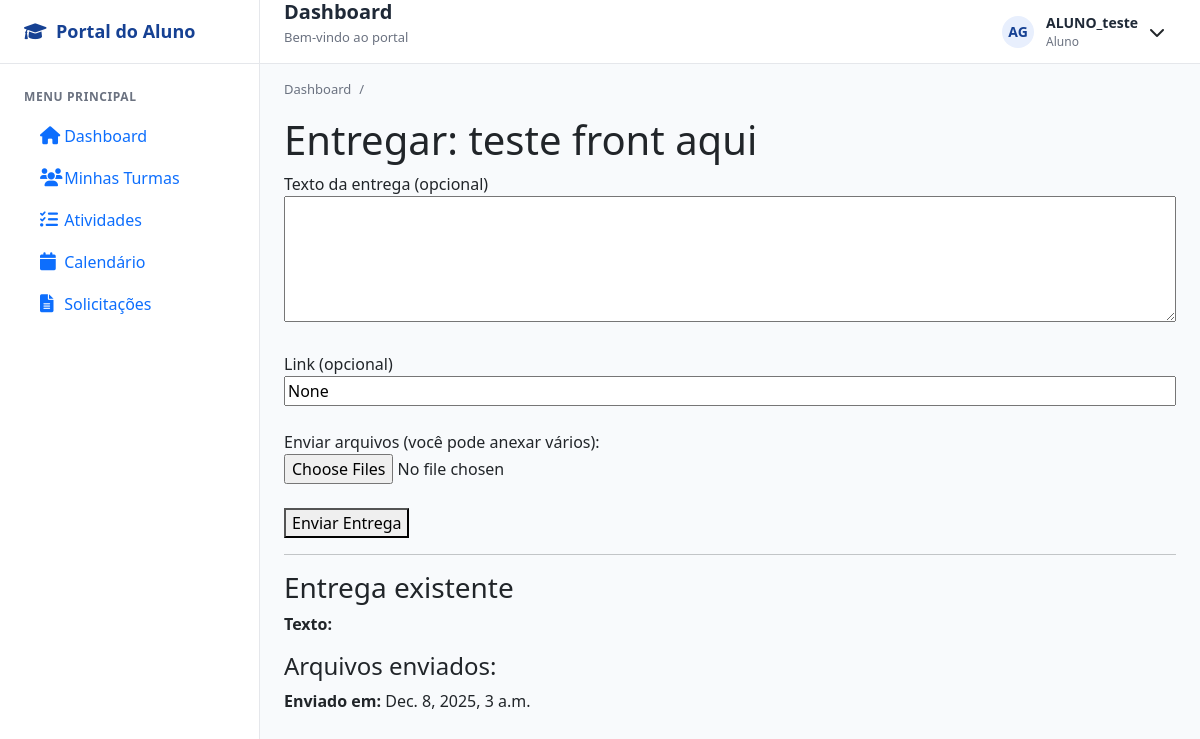
/atividades/aluno/atividade/11/entregar/ (signed in), run on the app's committed database.
### login/models.py (models this page shows, shortened)
class Usuario(AbstractUser):
    TIPO_USUARIO = [
        ('aluno', 'Aluno'),
        ('professor', 'Professor'),
        ('secretaria', 'Secretaria'),
    ]
    usuario_id = models.AutoField(primary_key=True)
    nome = models.CharField('Nome', max_length=100, blank=True, null=True)
    sobrenome = models.CharField('Sobrenome', max_length=100, blank=True, null=True)
    email = models.EmailField('E-mail', unique=True, default=None)
    data_nascimento = models.DateField('Data de Nascimento', blank=True, null=True)
    contato = models.CharField(max_length=20, unique=True, blank=True, null=True)
    cpf = models.CharField(max_length=14, unique=True, blank=True, null=True)
    endereco = models.TextField('Endereço', blank=True, null=True)
    tipo = models.CharField(max_length=10, choices=TIPO_USUARIO)
    USERNAME_FIELD = 'email'
    REQUIRED_FIELDS = ['nome','sobrenome','cpf', 'tipo', 'username' ]
    class Meta:
        db_table = 'Usuario'

### atividades/models.py (models this page shows)
class Atividade(models.Model):
    TIPO_ARQUIVO = [
        ('pdf', 'PDF'),
        ('doc', 'DOC'),
        ('docx', 'DOCX'),
        ('imagem', 'Imagem'),
        ('outro', 'Outro'),
    ]
    atividade_id = models.AutoField(primary_key=True)
    turma = models.ForeignKey('cursos.Turma', on_delete=models.CASCADE)
    tipo = models.ForeignKey(TipoAtividade, on_delete=models.SET_NULL, null=True, blank=True) # Novo campo
    titulo = models.CharField(max_length=200)
    descricao = models.TextField(blank=True, null=True)
    tipo_material = models.CharField(max_length=10, choices=TIPO_ARQUIVO, blank=True, null=True)
    url_material = models.URLField(blank=True, null=True)
    arquivo = models.FileField(upload_to='atividades_files/', blank=True, null=True)
    data_entrega = models.DateTimeField(blank=True, null=True)
    class Meta:
        db_table = 'Atividades'

class AtividadeEntregue(models.Model):
    atividade_entregue_id = models.AutoField(primary_key=True)
    atividade = models.ForeignKey(Atividade, on_delete=models.CASCADE)
    matricula = models.ForeignKey('cursos.Matricula', on_delete=models.CASCADE)
    texto = models.TextField(blank=True, null=True)
    tipo_arquivo = models.CharField(max_length=10, choices=Atividade.TIPO_ARQUIVO, blank=True, null=True)
    url_arquivo = models.URLField(blank=True, null=True)
    data_entrega = models.DateTimeField(auto_now_add=True)
    nota = models.DecimalField(max_digits=5, decimal_places=2, blank=True, null=True)
    class Meta:
        db_table = 'AtividadesEntregues'
        unique_together = ['atividade', 'matricula']

### atividades/views.py (the view)
# urls.py: path('atividade/<int:atividade_id>/entregar/', views.entregar_atividade, name='entregar_atividade'),
@login_required
def entregar_atividade(request, atividade_id):
    if request.user.tipo != 'aluno':
        return HttpResponse("Apenas alunos podem entregar atividades.", status=403)
    atividade = get_object_or_404(Atividade, pk=atividade_id)
    from cursos.models import Matricula
    try:
        aluno = request.user.aluno
    except:
        return HttpResponse('Aluno não encontrado', status=404)
    matricula = Matricula.objects.filter(aluno=aluno, turma=atividade.turma).first()
    if not matricula:
        return HttpResponse('Aluno não matriculado nesta turma', status=403)
    entrega = AtividadeEntregue.objects.filter(atividade=atividade, matricula=matricula).first()
    if request.method == 'POST':
        form = EntregaForm(request.POST, request.FILES, instance=entrega)
        if form.is_valid():
            entrega_obj = form.save(commit=False)
            entrega_obj.atividade = atividade
            entrega_obj.matricula = matricula
            uploaded = request.FILES.get('arquivo_upload')
            if uploaded:
                entrega_obj.url_arquivo = uploaded.name
            entrega_obj.save()
            return redirect('atividades:aluno_listar_atividades')
    else:
        form = EntregaForm(instance=entrega)
    return render(request, 'atividades/entregar_atividade.html', {
        'form': form,
        'atividade': atividade,
        'entrega': entrega
    })

### atividades/forms_extra.py
class EntregaForm(forms.ModelForm):
    class Meta:
        model = AtividadeEntregue
        fields = ['texto', 'url_arquivo', 'tipo_arquivo']
    arquivo_upload = forms.FileField(required=False)
    def __init__(self, *args, **kwargs):
        super().__init__(*args, **kwargs)
        for field in self.fields.values():
            field.widget.attrs.update({'class': 'form-control'})

### atividades/templates/atividades/entregar_atividade.html (shortened to what this page needs)
{% extends 'aluno/base.html' %}
{% block content %}
<h1>Entregar: {{ atividade.titulo }}</h1>
<form method="post" enctype="multipart/form-data">
    <label for="texto">Texto da entrega (opcional)</label><br>
    <textarea name="texto" id="texto" rows="5" style="width:100%;">{{ entrega.texto }}</textarea>
    <br><br>
    <label for="url_arquivo">Link (opcional)</label><br>
    <input type="url" name="url_arquivo" id="url_arquivo" style="width:100%;" value="{{ entrega.url_arquivo }}">
    <br><br>
    <label for="arquivos">Enviar arquivos (você pode anexar vários):</label><br>
    <input type="file" name="arquivos" id="arquivos" multiple>
    <br><br>
    <button type="submit">Enviar Entrega</button>
</form>
{% if entrega %}
<hr>
<h3>Entrega existente</h3>
<p><strong>Texto:</strong> {{ entrega.texto }}</p>
<h4>Arquivos enviados:</h4>
<p><strong>Enviado em:</strong> {{ entrega.data_entrega }}</p>
{% endif %}
{% endblock %}

### aluno/templates/aluno/base.html (shortened to what this page needs)
{% load static %}
<!DOCTYPE html>
<html lang="pt-br">
<head>
    <link rel="stylesheet" href="{% static 'aluno/aluno_styles.css' %}">
    <link href="https://cdn.jsdelivr.net/npm/bootstrap@5.1.3/dist/css/bootstrap.min.css" rel="stylesheet">
    <link href="https://cdnjs.cloudflare.com/ajax/libs/font-awesome/6.0.0/css/all.min.css" rel="stylesheet">
</head>
<body>
    <div class="container-app">
        <aside class="sidebar" id="sidebar">
            <div class="sidebar-header">
                <div class="sidebar-brand">
                    <i class="fas fa-graduation-cap nav-icon"></i>
                    <span>Portal do Aluno</span>
                </div>
            </div>
            <nav class="sidebar-nav">
                <div class="nav-group">
                    <div class="nav-group-title">Menu Principal</div>
                    <div class="nav-item">
                        <a href="{% url 'aluno:dashboard_aluno' %}" class="nav-link {% if request.resolver_match.url_name == 'dashboard_aluno' %}active{% endif %}">
                            <i class="fas fa-home nav-icon"></i>
                            <span>Dashboard</span>
                        </a>
                    </div>
                    <div class="nav-item">
                        <a href="{% url 'aluno:minhas_turmas' %}" class="nav-link {% if 'turma' in request.resolver_match.url_name %}active{% endif %}">
                            <i class="fas fa-users nav-icon"></i>
                            <span>Minhas Turmas</span>
                        </a>
                    </div>
                    <div class="nav-item">
                        <a href="{% url 'aluno:lista_atividades' %}" class="nav-link {% if 'atividades' in request.resolver_match.url_name %}active{% endif %}">
                            <i class="fas fa-tasks nav-icon"></i>
                            <span>Atividades</span>
                        </a>
                    </div>
                    <div class="nav-item">
                        <a href="{% url 'aluno:calendario' %}" class="nav-link {% if 'calendario' in request.resolver_match.url_name %}active{% endif %}">
                            <i class="fas fa-calendar nav-icon"></i>
                            <span>Calendário</span>
                        </a>
                    </div>
                    <div class="nav-item">
                        <a href="{% url 'aluno:solicitacoes' %}" class="nav-link {% if 'solicitacao' in request.resolver_match.url_name %}active{% endif %}">
                            <i class="fas fa-file-alt nav-icon"></i>
                            <span>Solicitações</span>
                        </a>
                    </div>
                </div>
            </nav>
        </aside>
        <div class="main-content" id="mainContent">
            <header class="topbar" id="topbar">
                <div class="topbar-left">
                    <div class="page-title">
                        <h1>{% block page_title %}Dashboard{% endblock %}</h1>
                        <p>{% block page_subtitle %}Bem-vindo ao portal{% endblock %}</p>
                    </div>
                </div>
                <div class="topbar-right">
                    <div class="user-menu">
                        <div class="user-trigger" id="userTrigger">
                            <div class="user-avatar">
                                {{ request.user.nome|first|upper }}{{ request.user.sobrenome|first|upper|default:"" }}
                            </div>
                            <div class="user-info d-none d-md-flex">
                                <span class="user-name">{{ request.user.nome|default:request.user.email }}</span>
                                <span class="user-role">Aluno</span>
                            </div>
                            <i class="fas fa-chevron-down"></i>
                        </div>
                    </div>
                </div>
            </header>
            <nav class="breadcrumb">
                <div class="breadcrumb-item">
                    <a href="{% url 'aluno:dashboard_aluno' %}" class="breadcrumb-link">Dashboard</a>
                    <span class="breadcrumb-separator">/</span>
                </div>
            </nav>
            <main>
                {% block content %}{% endblock %}
            </main>
        </div>
    </div>
</body>
</html>

### aluno/static/aluno/aluno_styles.css (style rules this page uses)
:root { --azul: #164193; --azul-claro: #3D7AFF; --azul-suave: #E8EFFD; --xanadu: #C4D0E9; --laranja: #E7490F; --laranja-escuro: #e7490f33; --laranja-suave: #FFF2EE; --cinza: #3C3C3C; --cinza-claro: #6B7280; --cinza-borda: #E5E7EB; --bg-claro: #F8FAFC; --bg-card: #FFFFFF; --preto: #1F2937; --branco: #FFFFFF; --sombra: 0 4px 6px -1px rgba(0, 0, 0, 0.1), 0 2px 4px -1px rgba(0, 0, 0, 0.06); --sombra-hover: 0 20px 25px -5px rgba(0, 0, 0, 0.1), 0 10px 10px -5px rgba(0, 0, 0, 0.04); --sombra-forte: 0 10px 15px -3px rgba(0, 0, 0, 0.1), 0 4px 6px -2px rgba(0, 0, 0, 0.05); --fonte-sistema: -apple-system, BlinkMacSystemFont, 'Segoe UI', Roboto, 'Helvetica Neue', Arial, sans-serif; --espaco-xxs: 0.25rem; --espaco-xs: 0.5rem; --espaco-sm: 0.75rem; --espaco-md: 1rem; --espaco-lg: 1.5rem; --espaco-xl: 2rem; --espaco-xxl: 3rem; --radius-sm: 0.375rem; --radius-md: 0.5rem; --radius-lg: 0.75rem; --radius-xl: 1rem; --radius-full: 9999px; --transicao-rapida: 150ms cubic-bezier(0.4, 0, 0.2, 1); --transicao-media: 250ms cubic-bezier(0.4, 0, 0.2, 1); --transicao-lenta: 350ms cubic-bezier(0.4, 0, 0.2, 1); }
.container-app { display: flex; min-height: 100vh; background-color: var(--bg-claro); }
.sidebar { width: 260px; background: var(--bg-card); border-right: 1px solid var(--cinza-borda); position: fixed; top: 0; bottom: 0; left: 0; z-index: 1030; transform: translateX(0); transition: transform var(--transicao-media); overflow-y: auto; }
.sidebar-header { height: 64px; padding: 0 var(--espaco-lg); display: flex; align-items: center; border-bottom: 1px solid var(--cinza-borda); }
.sidebar-brand { display: flex; align-items: center; gap: var(--espaco-sm); font-weight: 600; font-size: 1.125rem; color: var(--azul); }
.sidebar-nav { padding: var(--espaco-lg) 0; }
.nav-group { margin-bottom: var(--espaco-lg); }
.nav-group-title { padding: 0 var(--espaco-lg) var(--espaco-xs); font-size: 0.75rem; font-weight: 600; color: var(--cinza-claro); text-transform: uppercase; letter-spacing: 0.05em; }
.nav-item { position: relative; }
.nav-link { display: flex; align-items: center; gap: var(--espaco-sm); padding: var(--espaco-sm) var(--espaco-lg); color: var(--cinza); text-decoration: none; transition: all var(--transicao-rapida); position: relative; font-weight: 500; margin: 2px var(--espaco-lg); border-radius: var(--radius-md); }
.nav-icon { width: 20px; height: 20px; display: flex; align-items: center; justify-content: center; font-size: 1.125rem; }
.topbar { position: fixed; top: 0; right: 0; left: 260px; height: 64px; background: var(--bg-card); border-bottom: 1px solid var(--cinza-borda); padding: 0 var(--espaco-lg); display: flex; align-items: center; justify-content: space-between; z-index: 1020; transition: left var(--transicao-media); }
.topbar-left { display: flex; align-items: center; gap: var(--espaco-md); }
.page-title h1 { font-size: 1.25rem; font-weight: 600; color: var(--preto); margin-bottom: var(--espaco-xxs); }
.page-title p { font-size: 0.8125rem; color: var(--cinza-claro); }
.topbar-right { display: flex; align-items: center; gap: var(--espaco-sm); }
.user-menu { position: relative; }
.user-trigger { display: flex; align-items: center; gap: var(--espaco-sm); padding: var(--espaco-xs) var(--espaco-sm); border-radius: var(--radius-md); cursor: pointer; transition: background-color var(--transicao-rapida); }
.user-avatar { width: 32px; height: 32px; border-radius: var(--radius-full); background-color: var(--azul-suave); display: flex; align-items: center; justify-content: center; color: var(--azul); font-weight: 600; font-size: 0.875rem; }
.user-info { display: flex; flex-direction: column; align-items: flex-start; }
.user-name { font-weight: 600; font-size: 0.875rem; color: var(--preto); }
.user-role { font-size: 0.75rem; color: var(--cinza-claro); }
.main-content { flex: 1; padding: 80px var(--espaco-lg) var(--espaco-lg); margin-left: 260px; transition: margin-left var(--transicao-media); min-height: 100vh; }
.breadcrumb { display: flex; align-items: center; gap: var(--espaco-xs); margin-bottom: var(--espaco-lg); font-size: 0.8125rem; color: var(--cinza-claro); }
.breadcrumb-item { display: flex; align-items: center; gap: var(--espaco-xs); }
.breadcrumb-link { color: var(--cinza-claro); text-decoration: none; transition: color var(--transicao-rapida); }
.breadcrumb-separator { color: var(--cinza-claro); }
main { max-width: 1600px; }
.d-none { display: none; }

### data on the page
Usuario: user.nome|first "A", user.sobrenome|first "G", user.nome "ALUNO_teste"
Atividade: titulo "teste front aqui"
AtividadeEntregue: url_arquivo "None", data_entrega "Dec. 8, 2025, 3 a.m."
